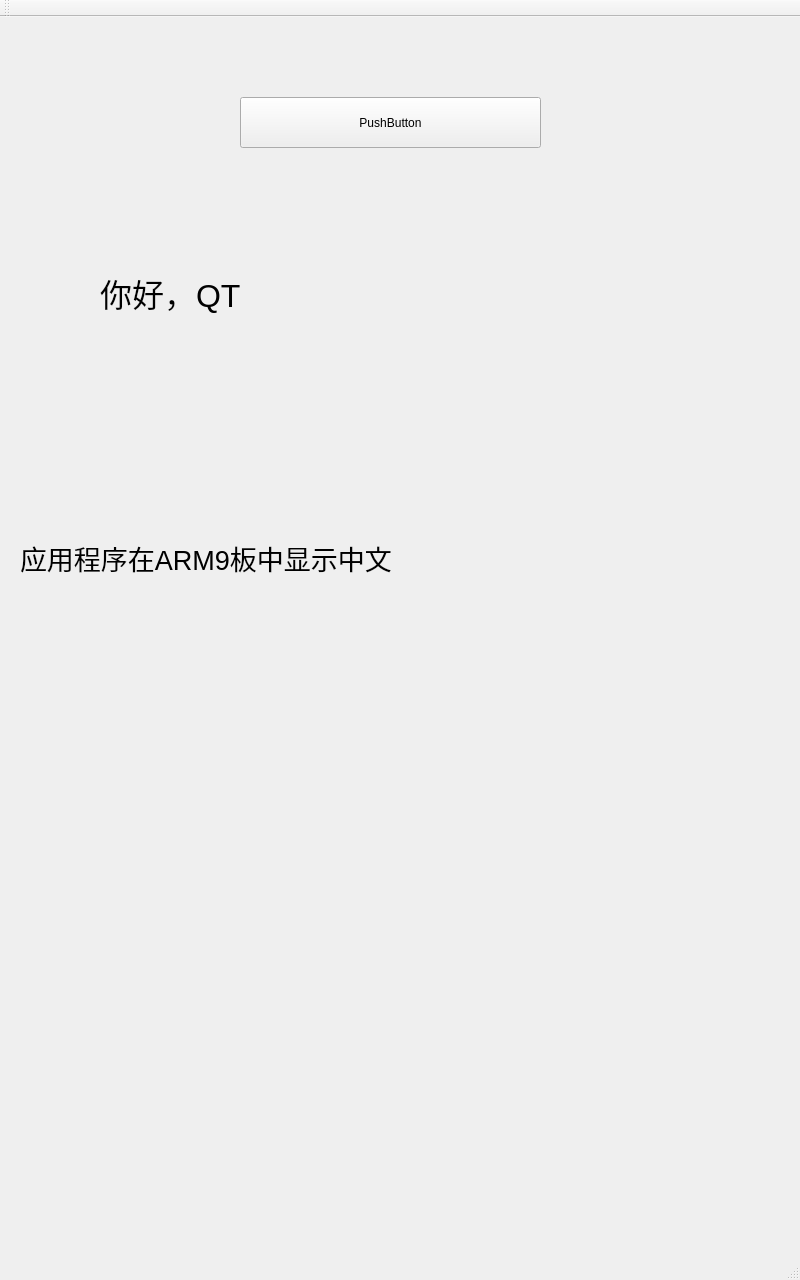
<?xml version="1.0" encoding="UTF-8"?>
<ui version="4.0">
 <class>MainWindow</class>
 <widget class="QMainWindow" name="MainWindow">
  <property name="geometry">
   <rect>
    <x>0</x>
    <y>0</y>
    <width>800</width>
    <height>1280</height>
   </rect>
  </property>
  <property name="windowTitle">
   <string>MainWindow</string>
  </property>
  <widget class="QWidget" name="centralWidget">
   <widget class="QPushButton" name="pushButton">
    <property name="geometry">
     <rect>
      <x>240</x>
      <y>80</y>
      <width>301</width>
      <height>51</height>
     </rect>
    </property>
    <property name="text">
     <string>PushButton</string>
    </property>
   </widget>
   <widget class="QLabel" name="label">
    <property name="geometry">
     <rect>
      <x>20</x>
      <y>510</y>
      <width>721</width>
      <height>61</height>
     </rect>
    </property>
    <property name="font">
     <font>
      <pointsize>20</pointsize>
     </font>
    </property>
    <property name="text">
     <string>应用程序在ARM9板中显示中文</string>
    </property>
   </widget>
   <widget class="QLabel" name="label_2">
    <property name="geometry">
     <rect>
      <x>100</x>
      <y>240</y>
      <width>641</width>
      <height>71</height>
     </rect>
    </property>
    <property name="font">
     <font>
      <pointsize>24</pointsize>
     </font>
    </property>
    <property name="text">
     <string>你好，QT</string>
    </property>
   </widget>
  </widget>
  <widget class="QMenuBar" name="menuBar">
   <property name="geometry">
    <rect>
     <x>0</x>
     <y>0</y>
     <width>800</width>
     <height>25</height>
    </rect>
   </property>
  </widget>
  <widget class="QToolBar" name="mainToolBar">
   <attribute name="toolBarArea">
    <enum>TopToolBarArea</enum>
   </attribute>
   <attribute name="toolBarBreak">
    <bool>false</bool>
   </attribute>
  </widget>
  <widget class="QStatusBar" name="statusBar"/>
 </widget>
 <layoutdefault spacing="6" margin="11"/>
 <resources/>
 <connections/>
</ui>
